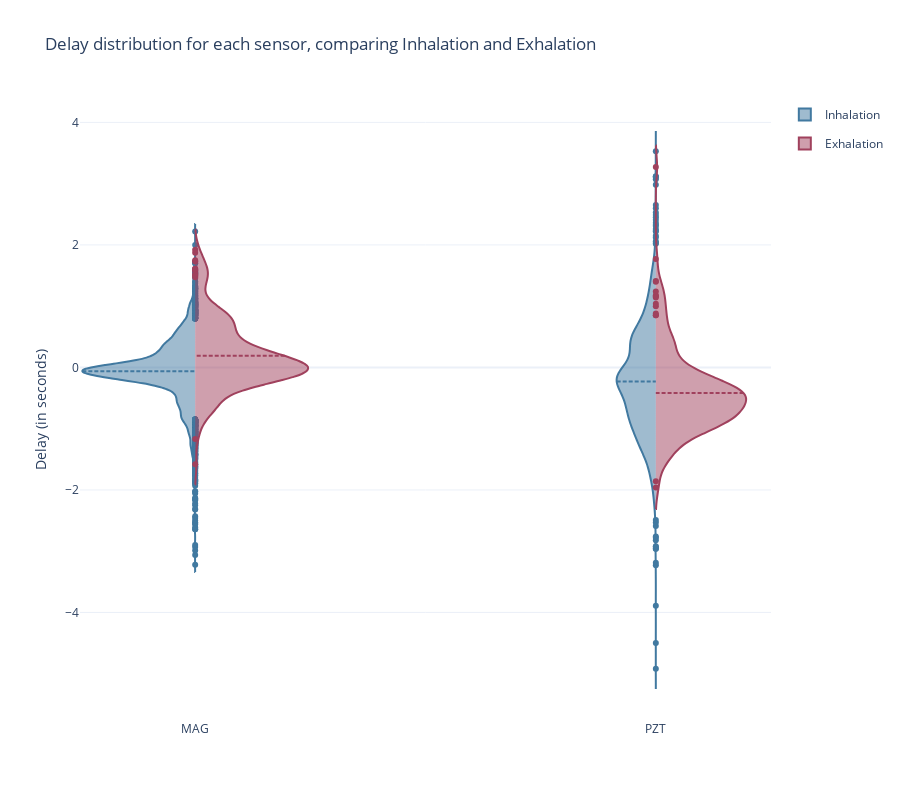

Notebook source saved alongside this figure:
### Code cell
plot_inspiration_vs_expiration(delays_df)

### Figure 1 — Plotly figure (JSON) as saved in the notebook; plotly's stock layout.template omitted (floating-point values rounded to 4 significant figures; data arrays with more than 128 entries replaced by an {"elided": "..."} marker saying what was removed)
{"data": [{"legendgroup": "Inhalation", "line": {"color": "#4179A0"}, "meanline": {"visible": true}, "name": "Inhalation", "scalegroup": "Inhalation", "side": "negative", "type": "violin", "x": {"elided": "8724 str values"}, "y": {"elided": "8724 float values"}}, {"legendgroup": "Exhalation", "line": {"color": "#A0415D"}, "meanline": {"visible": true}, "name": "Exhalation", "scalegroup": "Exhalation", "side": "positive", "type": "violin", "x": {"elided": "427 str values"}, "y": {"elided": "427 float values"}}], "layout": {"height": 800, "title": {"text": "Delay distribution for each sensor, comparing Inhalation and Exhalation"}, "violinmode": "overlay", "width": 900, "yaxis": {"title": {"text": "Delay (in seconds)"}}}}
